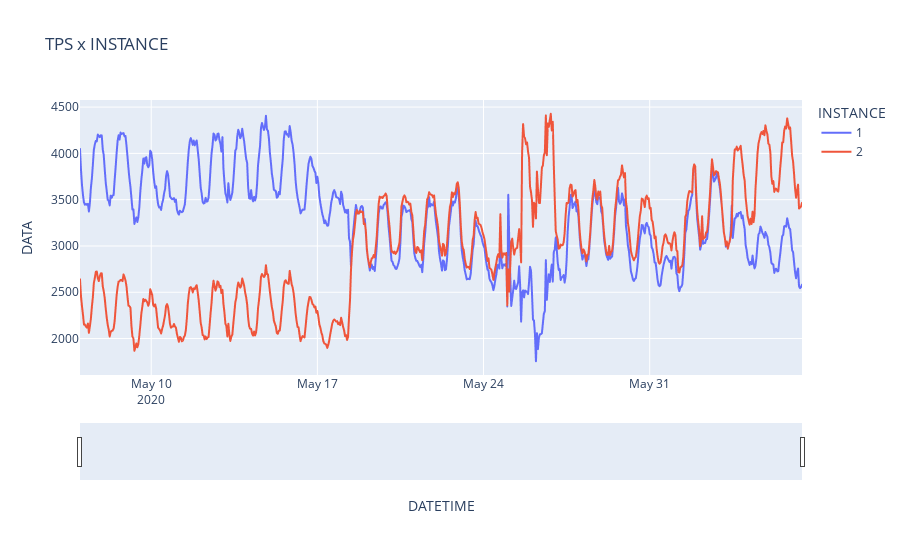
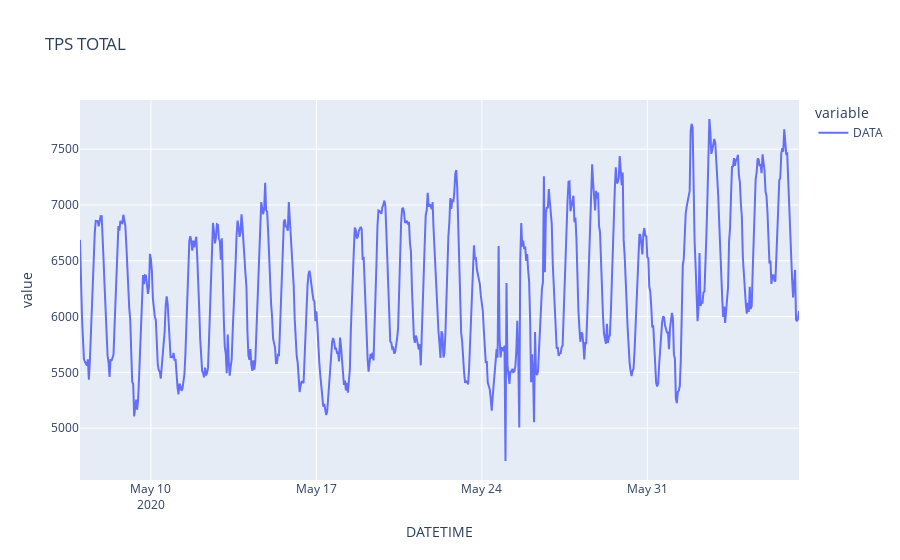

Notebook code cell kept with these figures, in order:
### Markdown cell above
## Transactions per second, per instance

### Code cell
import pandas as pd
import plotly.express as px
import plotly.graph_objects as po
df = pd.read_csv('https://raw.githubusercontent.com/unpetee/getocidisks/master/m2mtransps.csv')
df['DATETIME']= pd.to_datetime(df['DATETIME'],format="%d/%m/%Y %H:%M")
fig = px.line(df, x = 'DATETIME', y = 'DATA',color='INSTANCE', title='TPS x INSTANCE')
fig.update_xaxes(rangeslider_visible=True)
fig.show()
df['DATETIME']= pd.to_datetime(df['DATETIME'],format="%d/%m/%Y %H:%M").dt.strftime('%d/%m/%Y %H')
df['DATETIME']= pd.to_datetime(df['DATETIME'],format="%d/%m/%Y %H")
gb_date = df.groupby("DATETIME")["DATA"].sum()
fig2 = px.line(gb_date,title='TPS TOTAL')
fig2.show()

### Figure 1 — Plotly figure (JSON) as saved in the notebook; plotly's stock layout.template omitted (floating-point values rounded to 4 significant figures; data arrays with more than 128 entries replaced by an {"elided": "..."} marker saying what was removed)
{"data": [{"hovertemplate": "INSTANCE=1<br>DATETIME=%{x}<br>DATA=%{y}<extra></extra>", "legendgroup": "1", "line": {"color": "#636efa", "dash": "solid"}, "mode": "lines", "name": "1", "showlegend": true, "type": "scattergl", "x": {"elided": "731 str values"}, "xaxis": "x", "y": {"elided": "731 int values"}, "yaxis": "y"}, {"hovertemplate": "INSTANCE=2<br>DATETIME=%{x}<br>DATA=%{y}<extra></extra>", "legendgroup": "2", "line": {"color": "#EF553B", "dash": "solid"}, "mode": "lines", "name": "2", "showlegend": true, "type": "scattergl", "x": {"elided": "731 str values"}, "xaxis": "x", "y": {"elided": "731 int values"}, "yaxis": "y"}], "layout": {"autosize": true, "legend": {"title": {"text": "INSTANCE"}, "tracegroupgap": 0}, "title": {"text": "TPS x INSTANCE"}, "xaxis": {"anchor": "y", "autorange": false, "domain": [0, 1], "range": ["2020-05-07", "2020-06-06 10:00"], "rangeslider": {"autorange": true, "range": ["2020-05-07", "2020-06-06 10:00"], "visible": true, "yaxis": {"_template": null, "rangemode": "match"}}, "showspikes": false, "title": {"text": "DATETIME"}, "type": "date"}, "yaxis": {"anchor": "x", "autorange": true, "domain": [0, 1], "range": [1606.0, 4576.0], "title": {"text": "DATA"}, "type": "linear"}}}

### Figure 2 — Plotly figure (JSON) as saved in the notebook; plotly's stock layout.template omitted (floating-point values rounded to 4 significant figures; data arrays with more than 128 entries replaced by an {"elided": "..."} marker saying what was removed)
{"data": [{"hovertemplate": "variable=DATA<br>DATETIME=%{x}<br>value=%{y}<extra></extra>", "legendgroup": "DATA", "line": {"color": "#636efa", "dash": "solid"}, "mode": "lines", "name": "DATA", "orientation": "v", "showlegend": true, "type": "scatter", "x": {"elided": "731 str values"}, "xaxis": "x", "y": {"elided": "731 int values"}, "yaxis": "y"}], "layout": {"autosize": true, "legend": {"title": {"text": "variable"}, "tracegroupgap": 0}, "title": {"text": "TPS TOTAL"}, "xaxis": {"anchor": "y", "autorange": true, "domain": [0, 1], "range": ["2020-05-07", "2020-06-06 10:00"], "showspikes": false, "title": {"text": "DATETIME"}, "type": "date"}, "yaxis": {"anchor": "x", "autorange": true, "domain": [0, 1], "range": [4536.0, 7940.0], "showspikes": false, "title": {"text": "value"}, "type": "linear"}}}
